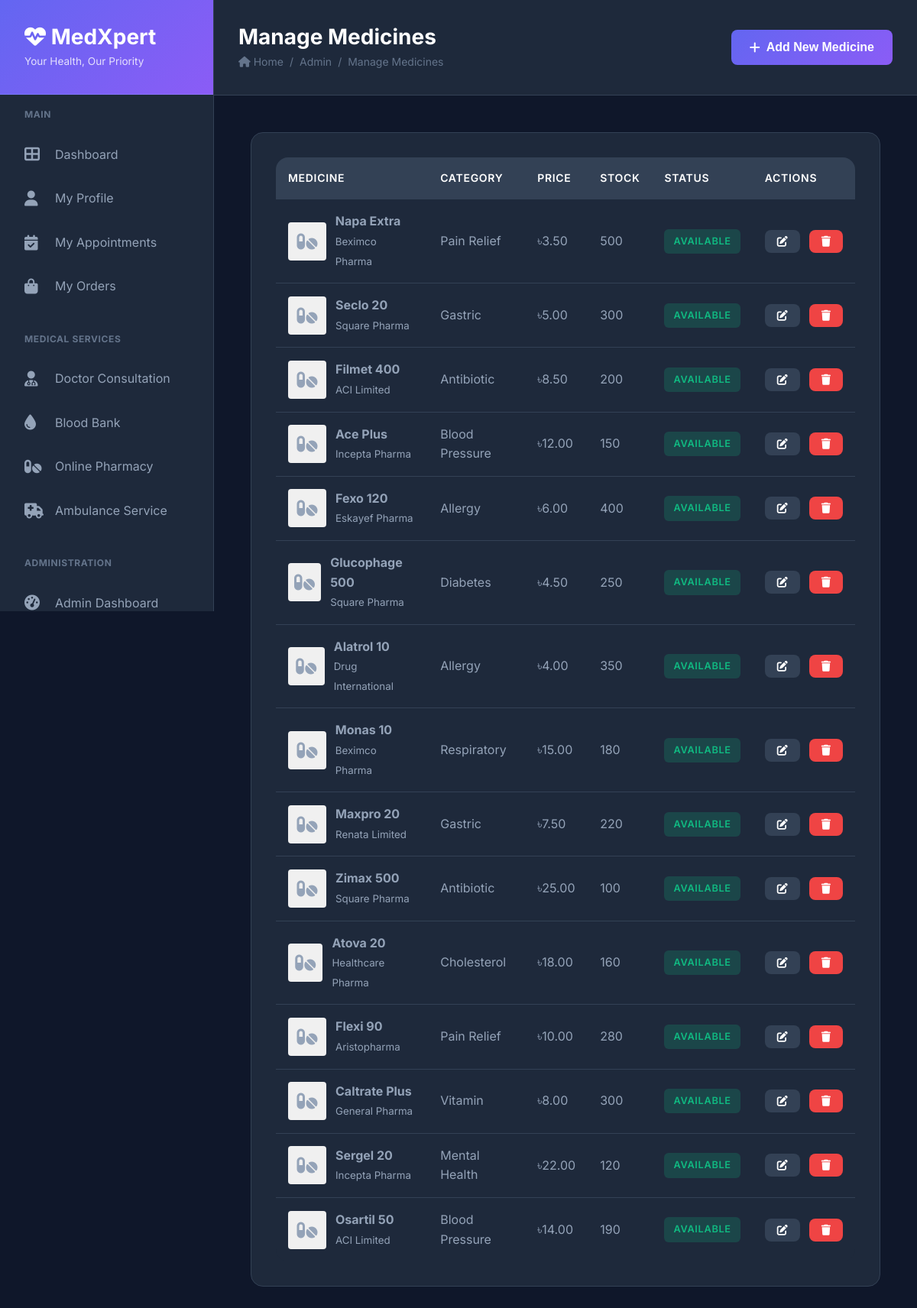
The page /admin/medicines.php (signed in) on the database its author committed.
### tables this page shows
CREATE TABLE medicines (
    id INT AUTO_INCREMENT PRIMARY KEY,
    name VARCHAR(150) NOT NULL,
    category VARCHAR(100) NOT NULL,
    price DECIMAL(10,2) NOT NULL,
    stock INT DEFAULT 0,
    description TEXT,
    manufacturer VARCHAR(150),
    dosage VARCHAR(100),
    image VARCHAR(255) DEFAULT 'default-medicine.png',
    prescription_required BOOLEAN DEFAULT FALSE,
    status ENUM('available', 'out_of_stock') DEFAULT 'available',
    created_at TIMESTAMP DEFAULT CURRENT_TIMESTAMP,
    INDEX idx_category (category),
    INDEX idx_status (status)
);

### admin/medicines.php (the view, shortened to what this page needs)
<?php
require_once '../config/header.php';
$medicines = $conn->query("SELECT * FROM medicines ORDER BY created_at DESC");
?>
<h1>Manage Medicines</h1>
<div class="breadcrumb">
    <span><i class="fas fa-home"></i> Home</span>
    <span>/</span>
    <span>Admin</span>
    <span>/</span>
    <span>Manage Medicines</span>
</div>
</div>
<div class="top-actions">
    <button class="btn btn-primary" onclick="openModal('medicineModal'); setMedicineAction('add')">
        <i class="fas fa-plus"></i> Add New Medicine
    </button>
</div>
</div>
<div class="content-wrapper">
    <div class="card">
        <div class="table-container">
            <table class="table">
                <thead>
                    <tr>
                        <th>Medicine</th>
                        <th>Category</th>
                        <th>Price</th>
                        <th>Stock</th>
                        <th>Status</th>
                        <th>Actions</th>
                    </tr>
                </thead>
                <tbody>
                    <?php while ($med = $medicines->fetch_assoc()): ?>
                        <tr>
                            <td>
                                <div style="display: flex; align-items: center; gap: 0.75rem;">
                                    <div style="width: 50px; height: 50px; border-radius: 4px; overflow: hidden; background: #f0f0f0;">
                                        <?php if ($med['image'] && $med['image'] !== 'default-medicine.png'): ?>
                                            <img src="../uploads/medicines/<?php echo $med['image']; ?>" style="width: 100%; height: 100%; object-fit: cover;">
                                        <?php else: ?>
                                            <div style="width: 100%; height: 100%; display: flex; align-items: center; justify-content: center; font-size: 1.5rem;"><i class="fas fa-pills"></i></div>
                                        <?php endif; ?>
                                    </div>
                                    <div>
                                        <strong><?php echo htmlspecialchars($med['name']); ?></strong><br>
                                        <small><?php echo htmlspecialchars($med['manufacturer']); ?></small>
                                    </div>
                                </div>
                            </td>
                            <td><?php echo htmlspecialchars($med['category']); ?></td>
                            <td>৳<?php echo number_format($med['price'], 2); ?></td>
                            <td><?php echo $med['stock']; ?></td>
                            <td>
                                <span class="badge badge-<?php echo $med['status'] === 'available' ? 'success' : 'danger'; ?>">
                                    <?php echo ucfirst($med['status']); ?>
                                </span>
                            </td>
                            <td>
                                <div class="d-flex gap-1">
                                    <button class="btn btn-secondary btn-sm" onclick='editMedicine(<?php echo json_encode($med); ?>)'>
                                        <i class="fas fa-edit"></i>
                                    </button>
                                    <a href="?delete=<?php echo $med['id']; ?>" class="btn btn-danger btn-sm" onclick="return confirm('Are you sure you want to delete this medicine?')">
                                        <i class="fas fa-trash"></i>
                                    </a>
                                </div>
                            </td>
                        </tr>
                    <?php endwhile; ?>
                </tbody>
            </table>
        </div>
    </div>
</div>
<?php require_once '../config/footer.php'; ?>

### assets/css/style.css (style rules this page uses)
:root { --primary: #6366f1; --primary-dark: #4f46e5; --primary-light: #818cf8; --secondary: #8b5cf6; --accent: #06b6d4; --success: #10b981; --warning: #f59e0b; --danger: #ef4444; --info: #3b82f6; --dark: #0f172a; --dark-light: #1e293b; --dark-lighter: #334155; --gray: #64748b; --gray-light: #94a3b8; --gray-lighter: #cbd5e1; --white: #ffffff; --bg-gradient: linear-gradient(135deg, #667eea 0%, #764ba2 100%); --bg-gradient-alt: linear-gradient(135deg, #f093fb 0%, #f5576c 100%); --bg-gradient-success: linear-gradient(135deg, #667eea 0%, #64B5F6 100%); --shadow-sm: 0 1px 2px 0 rgba(0, 0, 0, 0.05); --shadow: 0 4px 6px -1px rgba(0, 0, 0, 0.1); --shadow-md: 0 10px 15px -3px rgba(0, 0, 0, 0.1); --shadow-lg: 0 20px 25px -5px rgba(0, 0, 0, 0.1); --shadow-xl: 0 25px 50px -12px rgba(0, 0, 0, 0.25); --radius-sm: 0.375rem; --radius: 0.5rem; --radius-md: 0.75rem; --radius-lg: 1rem; --radius-xl: 1.5rem; --spacing-xs: 0.5rem; --spacing-sm: 0.75rem; --spacing: 1rem; --spacing-md: 1.5rem; --spacing-lg: 2rem; --spacing-xl: 3rem; --transition: all 0.3s cubic-bezier(0.4, 0, 0.2, 1); --transition-fast: all 0.15s ease; }
* { margin: 0; padding: 0; box-sizing: border-box; }
body { font-family: 'Inter', -apple-system, BlinkMacSystemFont, 'Segoe UI', sans-serif; background: var(--dark); color: var(--gray-light); line-height: 1.6; overflow-x: hidden; }
h1, h2, h3, h4, h5, h6 { color: var(--white); font-weight: 700; line-height: 1.2; margin-bottom: var(--spacing); }
h1 { font-size: 2.5rem; }
a { color: var(--primary-light); text-decoration: none; transition: var(--transition-fast); }
.btn { padding: 0.875rem var(--spacing-md); border: none; border-radius: var(--radius); font-size: 1rem; font-weight: 600; cursor: pointer; transition: var(--transition); display: inline-flex; align-items: center; justify-content: center; gap: 0.5rem; }
.btn-primary { background: linear-gradient(135deg, var(--primary) 0%, var(--secondary) 100%); color: var(--white); width: 100%; }
.btn-secondary { background: var(--dark-lighter); color: var(--white); }
.btn-danger { background: var(--danger); color: var(--white); }
.btn-sm { padding: 0.5rem 1rem; font-size: 0.875rem; }
.page-title h1 { font-size: 1.75rem; margin-bottom: 0.25rem; }
.breadcrumb { display: flex; gap: 0.5rem; font-size: 0.875rem; color: var(--gray); }
.top-actions { display: flex; gap: var(--spacing); align-items: center; }
.content-wrapper { padding: var(--spacing-xl); }
.card { background: var(--dark-light); border-radius: var(--radius-lg); padding: var(--spacing-lg); margin-bottom: var(--spacing-md); border: 1px solid var(--dark-lighter); }
.table-container { overflow-x: auto; border-radius: var(--radius-lg); background: var(--dark-light); }
.table { width: 100%; border-collapse: collapse; }
.table thead { background: var(--dark-lighter); }
.table th { padding: var(--spacing); text-align: left; font-weight: 600; color: var(--white); font-size: 0.875rem; text-transform: uppercase; letter-spacing: 0.05em; }
.table td { padding: var(--spacing); border-top: 1px solid var(--dark-lighter); color: var(--gray-light); }
.table tbody tr { transition: var(--transition-fast); }
.badge { display: inline-block; padding: 0.375rem 0.75rem; border-radius: var(--radius-sm); font-size: 0.8rem; font-weight: 600; text-transform: uppercase; letter-spacing: 0.05em; }
.badge-success { background: rgba(16, 185, 129, 0.2); color: var(--success); }
.d-flex { display: flex; }
.gap-1 { gap: var(--spacing-sm); }

### rows shown on the page
medicines: name "Napa Extra", manufacturer "Beximco Pharma", category "Pain Relief", price "3.50", stock "500", status "AVAILABLE"
medicines: name "Seclo 20", manufacturer "Square Pharma", category "Gastric", price "5.00", stock "300", status "AVAILABLE"
medicines: name "Filmet 400", manufacturer "ACI Limited", category "Antibiotic", price "8.50", stock "200", status "AVAILABLE"
medicines: name "Ace Plus", manufacturer "Incepta Pharma", category "Blood Pressure", price "12.00", stock "150", status "AVAILABLE"
medicines: name "Fexo 120", manufacturer "Eskayef Pharma", category "Allergy", price "6.00", stock "400", status "AVAILABLE"
medicines: name "Glucophage 500", manufacturer "Square Pharma", category "Diabetes", price "4.50", stock "250", status "AVAILABLE"
medicines: name "Alatrol 10", manufacturer "Drug International", category "Allergy", price "4.00", stock "350", status "AVAILABLE"
medicines: name "Monas 10", manufacturer "Beximco Pharma", category "Respiratory", price "15.00", stock "180", status "AVAILABLE"
medicines: name "Maxpro 20", manufacturer "Renata Limited", category "Gastric", price "7.50", stock "220", status "AVAILABLE"
medicines: name "Zimax 500", manufacturer "Square Pharma", category "Antibiotic", price "25.00", stock "100", status "AVAILABLE"
medicines: name "Atova 20", manufacturer "Healthcare Pharma", category "Cholesterol", price "18.00", stock "160", status "AVAILABLE"
medicines: name "Flexi 90", manufacturer "Aristopharma", category "Pain Relief", price "10.00", stock "280", status "AVAILABLE"
medicines: name "Caltrate Plus", manufacturer "General Pharma", category "Vitamin", price "8.00", stock "300", status "AVAILABLE"
medicines: name "Sergel 20", manufacturer "Incepta Pharma", category "Mental Health", price "22.00", stock "120", status "AVAILABLE"
medicines: name "Osartil 50", manufacturer "ACI Limited", category "Blood Pressure", price "14.00", stock "190", status "AVAILABLE"
